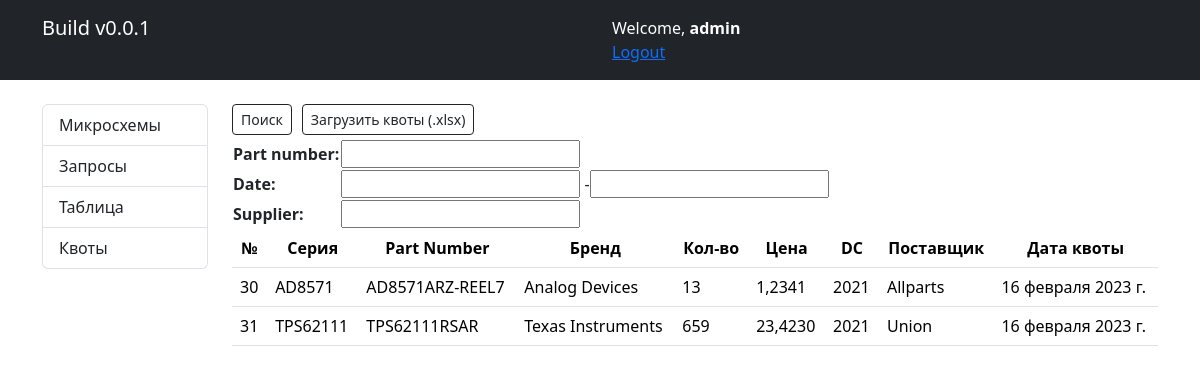
/quotas/ (signed in), run on an earlier commit of the app's database.
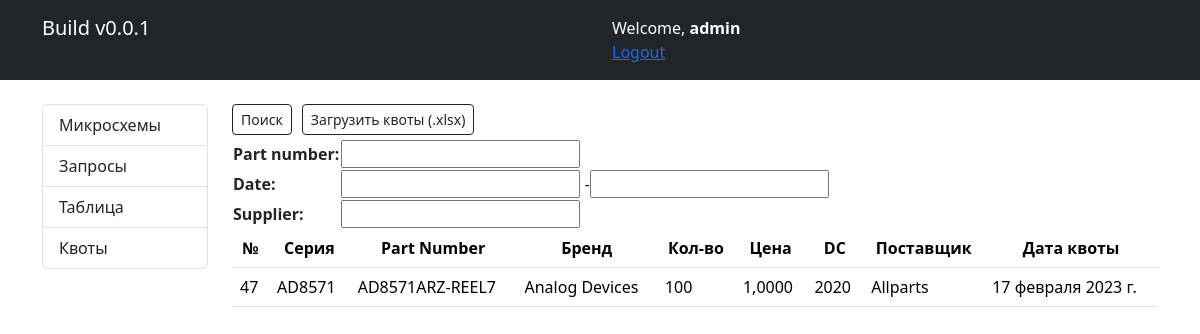
And on a later commit of the database.
### parts/models.py (models this page shows, shortened)
class Quota(models.Model):
    part = models.ForeignKey(Part, on_delete=models.CASCADE)
    quantity = models.PositiveIntegerField(verbose_name='Количество')
    price = models.DecimalField(max_digits=10, decimal_places=4, verbose_name='U/P USD')
    ruble_price = models.DecimalField(max_digits=10, decimal_places=4, verbose_name='U/P RUB', default=0)
    datecode = models.PositiveIntegerField()
    lead_time = models.CharField(max_length=100)
    supplier = models.CharField(max_length=100)
    date = models.DateField()
    class Meta:
        verbose_name = "Квота"
        verbose_name_plural = "Квоты"

class Part(models.Model):
    series = models.CharField(max_length=100, verbose_name='Серия')
    number = models.CharField(max_length=100, verbose_name='Номер')
    brand = models.CharField(max_length=100, verbose_name='Бренд')
    case_type = models.CharField(max_length=50, null=True, default='Корпус не указан!', verbose_name='Корпус')
    class Meta:
        verbose_name = "Микросхема"
        verbose_name_plural = "Микросхемы"

### parts/views.py (the view)
# urls.py: path('quotas/', views.quota_list, name='quota_list'),
@login_required()
def quota_list(request):
    current_user_groups = request.user.groups.values_list("name", flat=True)
    if "sale" in current_user_groups:
        return redirect('responses/')
    result_qs = Quota.objects.all().order_by('id')
    quotaFilter = QuotaFilter(request.GET, queryset=result_qs)
    result_qs = quotaFilter.qs
    return render(request, 'quotas_list.html', {'result': result_qs, 'filter': quotaFilter})

### parts/templates/quotas_list.html
{% extends 'base.html' %}
{% block content %}
<table>
  <div class="d-flex justify-content-between align-items-center mb-1">
    <div class="d-flex">
      <form method="get" class="form-inline search-form ml-auto">
        <button type="submit" class="btn btn-outline-dark btn-sm ml-">Поиск</button>
        <div class="button_padding"><a href="{% url 'parts:upload_quotas' %}" class="btn btn-outline-dark btn-sm">Загрузить квоты (.xlsx)</a></div>
        <div class="form-group">
          {{ filter.form }}
        </div>
      </form>
    </div>
  </div>
</table>
<table class="table table-hover">
  <tr>
    <th>№</th>
    <th>Серия</th>
    <th>Part Number</th>
    <th>Бренд</th>
    <th>Кол-во</th>
    <th>Цена</th>
    <th>DC</th>
    <th>Поставщик</th>
    <th>Дата квоты</th>
  </tr>
  {% for item in result %}
  <tr>
    <td>{{ item.id }}</td>
    <td>{{ item.part.series }}</td>
    <td>{{ item.part.number }}</td>
    <td>{{ item.part.brand }}</td>
    <td>{{ item.quantity }}</td>
    <td>{{ item.price }}</td>
    <td>{{ item.datecode }}</td>
    <td>{{ item.supplier }}</td>
    <td>{{ item.date }}</td>
  </tr>
  {% endfor %}
</table>
{% endblock %}

What changed in the data, as far as the page shows it:
removed Quota: id "30", part.series "AD8571", part.number "AD8571ARZ-REEL7", part.brand "Analog Devices", quantity "13", price "1,2341", datecode "2021", supplier "Allparts", date "16 февраля 2023 г."
removed Quota: id "31", part.series "TPS62111", part.number "TPS62111RSAR", part.brand "Texas Instruments", quantity "659", price "23,4230", datecode "2021", supplier "Union", date "16 февраля 2023 г."
added Quota: id "47", part.series "AD8571", part.number "AD8571ARZ-REEL7", part.brand "Analog Devices", quantity "100", price "1,0000", datecode "2020", supplier "Allparts", date "17 февраля 2023 г."
